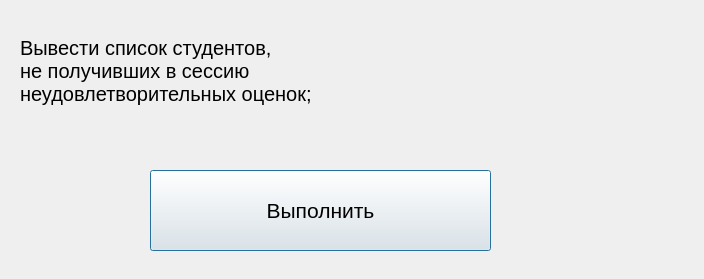
<?xml version="1.0" encoding="UTF-8"?>
<ui version="4.0">
 <class>Task3</class>
 <widget class="QDialog" name="Task3">
  <property name="geometry">
   <rect>
    <x>0</x>
    <y>0</y>
    <width>704</width>
    <height>279</height>
   </rect>
  </property>
  <property name="windowTitle">
   <string>Dialog</string>
  </property>
  <widget class="QLabel" name="label">
   <property name="geometry">
    <rect>
     <x>20</x>
     <y>-70</y>
     <width>681</width>
     <height>281</height>
    </rect>
   </property>
   <property name="font">
    <font>
     <pointsize>15</pointsize>
    </font>
   </property>
   <property name="text">
    <string>Вывести список студентов,
не получивших в сессию
неудовлетворительных оценок;</string>
   </property>
  </widget>
  <widget class="QPushButton" name="pushButton">
   <property name="geometry">
    <rect>
     <x>150</x>
     <y>170</y>
     <width>341</width>
     <height>81</height>
    </rect>
   </property>
   <property name="font">
    <font>
     <pointsize>16</pointsize>
    </font>
   </property>
   <property name="text">
    <string>Выполнить</string>
   </property>
  </widget>
 </widget>
 <resources/>
 <connections/>
</ui>
